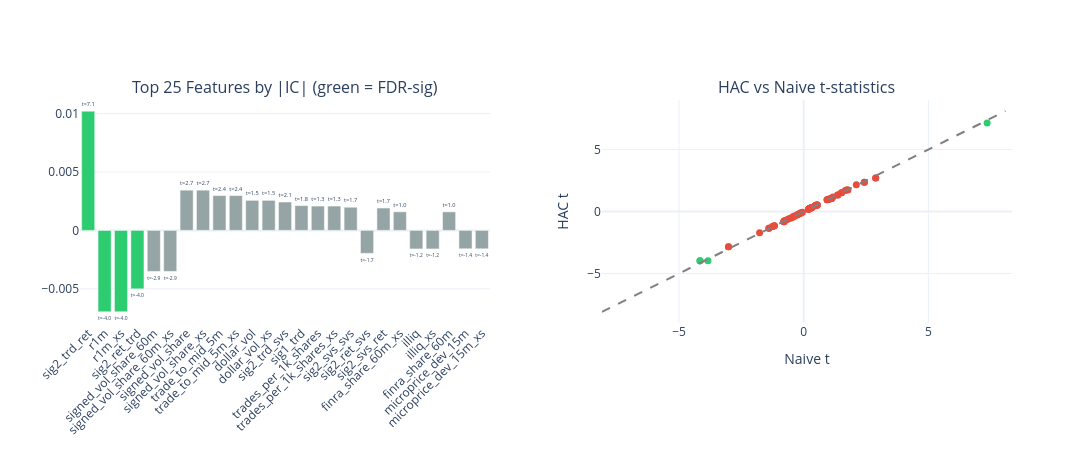

Notebook source saved alongside this figure:
### Code cell
# Panel 2: HAC scatter
fig.add_trace(
    go.Scatter(
        x=eval_summary["naive_t"].to_list(),
        y=eval_summary["hac_t"].to_list(),
        mode="markers",
        marker=dict(
            color=["#2ecc71" if s else "#e74c3c" for s in eval_summary["fdr_sig"].to_list()],
            size=7,
        ),
        text=eval_summary["feature"].to_list(),
        showlegend=False,
    ),
    row=1,
    col=2,
)

# 45-degree reference line
max_t = (
    max(
        float(eval_summary["naive_t"].abs().max() or 1.0),
        float(eval_summary["hac_t"].abs().max() or 1.0),
    )
    * 1.1
)
fig.add_trace(
    go.Scatter(
        x=[-max_t, max_t],
        y=[-max_t, max_t],
        mode="lines",
        line=dict(dash="dash", color="gray"),
        showlegend=False,
    ),
    row=1,
    col=2,
)

fig.update_layout(template="plotly_white", height=450, width=1100)
fig.update_xaxes(tickangle=-45, row=1, col=1)
fig.update_xaxes(title_text="Naive t", row=1, col=2)
fig.update_yaxes(title_text="HAC t", row=1, col=2)
fig.show()

### Figure 1 — Plotly figure (JSON) as saved in the notebook; plotly's stock layout.template omitted (floating-point values rounded to 4 significant figures)
{"data": [{"marker": {"color": ["#2ecc71", "#2ecc71", "#2ecc71", "#2ecc71", "#95a5a6", "#95a5a6", "#95a5a6", "#95a5a6", "#95a5a6", "#95a5a6", "#95a5a6", "#95a5a6", "#95a5a6", "#95a5a6", "#95a5a6", "#95a5a6", "#95a5a6", "#95a5a6", "#95a5a6", "#95a5a6", "#95a5a6", "#95a5a6", "#95a5a6", "#95a5a6", "#95a5a6"]}, "showlegend": false, "text": ["t=7.1", "t=-4.0", "t=-4.0", "t=-4.0", "t=-2.9", "t=-2.9", "t=2.7", "t=2.7", "t=2.4", "t=2.4", "t=1.5", "t=1.5", "t=2.1", "t=1.8", "t=1.3", "t=1.3", "t=1.7", "t=-1.7", "t=1.7", "t=1.0", "t=-1.2", "t=-1.2", "t=1.0", "t=-1.4", "t=-1.4"], "textposition": "outside", "type": "bar", "x": ["sig2_trd_ret", "r1m", "r1m_xs", "sig2_ret_trd", "signed_vol_share_60m", "signed_vol_share_60m_xs", "signed_vol_share", "signed_vol_share_xs", "trade_to_mid_5m", "trade_to_mid_5m_xs", "dollar_vol", "dollar_vol_xs", "sig2_trd_svs", "sig1_trd", "trades_per_1k_shares", "trades_per_1k_shares_xs", "sig2_svs_svs", "sig2_ret_svs", "sig2_svs_ret", "finra_share_60m_xs", "illiq", "illiq_xs", "finra_share_60m", "microprice_dev_15m", "microprice_dev_15m_xs"], "xaxis": "x", "y": [0.01021, -0.006974, -0.006974, -0.005005, -0.003516, -0.003516, 0.003443, 0.003443, 0.002982, 0.002982, 0.002571, 0.002571, 0.002431, 0.002126, 0.002083, 0.002083, 0.001983, -0.001967, 0.001915, 0.001591, -0.001589, -0.001589, 0.001588, -0.001577, -0.001577], "yaxis": "y"}, {"marker": {"color": ["#2ecc71", "#2ecc71", "#2ecc71", "#2ecc71", "#e74c3c", "#e74c3c", "#e74c3c", "#e74c3c", "#e74c3c", "#e74c3c", "#e74c3c", "#e74c3c", "#e74c3c", "#e74c3c", "#e74c3c", "#e74c3c", "#e74c3c", "#e74c3c", "#e74c3c", "#e74c3c", "#e74c3c", "#e74c3c", "#e74c3c", "#e74c3c", "#e74c3c", "#e74c3c", "#e74c3c", "#e74c3c", "#e74c3c", "#e74c3c", "#e74c3c", "#e74c3c", "#e74c3c", "#e74c3c", "#e74c3c", "#e74c3c", "#e74c3c", "#e74c3c", "#e74c3c", "#e74c3c", "#e74c3c", "#e74c3c", "#e74c3c", "#e74c3c", "#e74c3c", "#e74c3c", "#e74c3c", "#e74c3c", "#e74c3c", "#e74c3c", "#e74c3c", "#e74c3c", "#e74c3c", "#e74c3c", "#e74c3c", "#e74c3c", "#e74c3c", "#e74c3c", "#e74c3c", "#e74c3c", "#e74c3c", "#e74c3c", "#e74c3c", "#e74c3c", "#e74c3c", "#e74c3c", "#e74c3c", "#e74c3c", "#e74c3c", "#e74c3c", "#e74c3c", "#e74c3c", "#e74c3c", "#e74c3c", "#e74c3c", "#e74c3c", "#e74c3c", "#e74c3c", "#e74c3c", "#e74c3c", "#e74c3c"], "size": 7}, "mode": "markers", "showlegend": false, "text": ["sig2_trd_ret", "r1m", "r1m_xs", "sig2_ret_trd", "signed_vol_share_60m", "signed_vol_share_60m_xs", "signed_vol_share", "signed_vol_share_xs", "trade_to_mid_5m", "trade_to_mid_5m_xs", "dollar_vol", "dollar_vol_xs", "sig2_trd_svs", "sig1_trd", "trades_per_1k_shares", "trades_per_1k_shares_xs", "sig2_svs_svs", "sig2_ret_svs", "sig2_svs_ret", "finra_share_60m_xs", "illiq", "illiq_xs", "finra_share_60m", "microprice_dev_15m", "microprice_dev_15m_xs", "rv_5m_xs", "rv_5m", "microprice_dev_5m", "microprice_dev_5m_xs", "trade_to_mid_rel", "trade_to_mid_rel_xs", "sig1_svs", "quote_rate", "quote_rate_xs", "signed_vol_share_5m", "signed_vol_share_5m_xs", "sig2_svs_trd", "rv_ewma_30m", "rv_ewma_30m_xs", "vol_low_freq_ratio", "rv_low_freq_ratio", "signed_vol_share_15m", "signed_vol_share_15m_xs", "cross_locked_share_xs", "rel_spread_60m", "rel_spread_60m_xs", "har_residual", "rel_spread_15m", "rel_spread_15m_xs", "vol_spectral_energy", "kyle_lambda", "kyle_lambda_xs", "sig1_ret", "tick_imb_share_5m", "tick_imb_share_5m_xs", "har_rv5_pred", "rv_15m", "rv_15m_xs", "rv_spectral_entropy", "trade_range", "trade_range_xs", "rel_spread_5m", "rel_spread_5m_xs", "quote_range", "quote_range_xs", "sig2_trd_trd", "rv_spectral_energy", "tick_imb_share_15m", "tick_imb_share_15m_xs", "microprice_dev", "microprice_dev_xs", "rel_spread_close", "rel_spread_close_xs", "rv_30m", "rv_30m_xs", "tick_imb_share", "tick_imb_share_xs", "depth_imb", "depth_imb_xs", "vol_spectral_entropy", "sig2_ret_ret"], "type": "scatter", "x": [7.356, -4.159, -4.159, -3.838, -3.016, -3.016, 2.887, 2.887, 2.432, 2.432, 1.516, 1.516, 2.111, 1.738, 1.364, 1.364, 1.777, -1.768, 1.667, 0.986, -1.177, -1.177, 0.9841, -1.395, -1.395, -0.7926, -0.7923, -1.248, -1.248, 1.119, 1.119, 1.169, 0.9375, 0.9375, 1.076, 1.076, 0.9883, -0.4006, -0.4006, -0.784, -0.7702, -0.7812, -0.7812, -0.6575, 0.5295, 0.5295, -0.5724, 0.4835, 0.4835, 0.4979, -0.4827, -0.4827, 0.4419, 0.546, 0.546, -0.2709, -0.2457, -0.2457, 0.4743, 0.2519, 0.2519, 0.3119, 0.3119, 0.2207, 0.2207, -0.3756, -0.1593, 0.2994, 0.2994, 0.3236, 0.3236, 0.2108, 0.2108, -0.1212, -0.1212, 0.2299, 0.2299, 0.1897, 0.1897, -0.1577, -0.05333], "xaxis": "x2", "y": [7.138, -3.968, -3.968, -3.981, -2.851, -2.851, 2.709, 2.709, 2.363, 2.363, 1.517, 1.517, 2.149, 1.762, 1.335, 1.335, 1.742, -1.712, 1.685, 0.9781, -1.157, -1.157, 0.9762, -1.359, -1.359, -0.8234, -0.823, -1.212, -1.212, 1.058, 1.058, 1.169, 0.9557, 0.9557, 1.034, 1.034, 0.982, -0.4102, -0.4102, -0.7958, -0.763, -0.7697, -0.7697, -0.642, 0.5209, 0.5209, -0.5699, 0.4813, 0.4813, 0.4844, -0.4983, -0.4983, 0.4393, 0.524, 0.524, -0.2851, -0.2551, -0.2551, 0.509, 0.2562, 0.2562, 0.3167, 0.3167, 0.2238, 0.2238, -0.3666, -0.1655, 0.2915, 0.2915, 0.3174, 0.3174, 0.2107, 0.2107, -0.126, -0.126, 0.2296, 0.2296, 0.1893, 0.1893, -0.1704, -0.05262], "yaxis": "y2"}, {"line": {"color": "gray", "dash": "dash"}, "mode": "lines", "showlegend": false, "type": "scatter", "x": [-8.092, 8.092], "xaxis": "x2", "y": [-8.092, 8.092], "yaxis": "y2"}], "layout": {"annotations": [{"font": {"size": 16}, "showarrow": false, "text": "Top 25 Features by |IC| (green = FDR-sig)", "x": 0.22, "xanchor": "center", "xref": "paper", "y": 1.0, "yanchor": "bottom", "yref": "paper"}, {"font": {"size": 16}, "showarrow": false, "text": "HAC vs Naive t-statistics", "x": 0.78, "xanchor": "center", "xref": "paper", "y": 1.0, "yanchor": "bottom", "yref": "paper"}], "height": 450, "width": 1100, "xaxis": {"anchor": "y", "domain": [0.0, 0.44], "tickangle": -45}, "xaxis2": {"anchor": "y2", "domain": [0.56, 1.0], "title": {"text": "Naive t"}}, "yaxis": {"anchor": "x", "domain": [0.0, 1.0]}, "yaxis2": {"anchor": "x2", "domain": [0.0, 1.0], "title": {"text": "HAC t"}}}}
